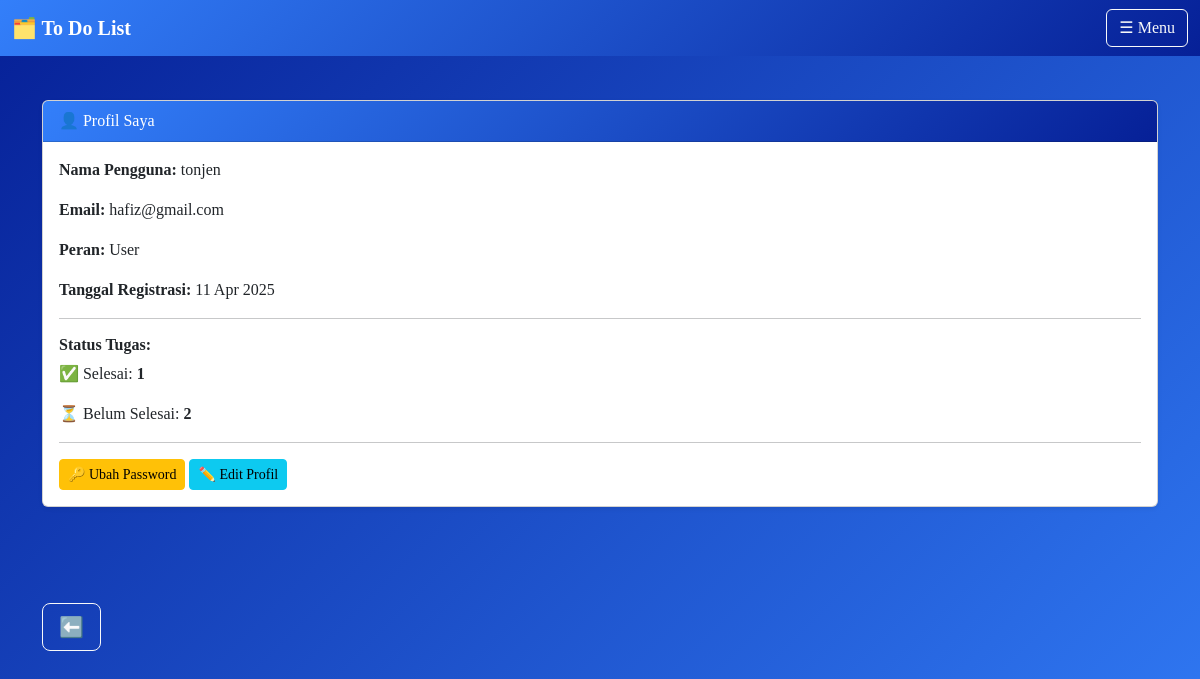
/user/profil.php (signed in), run on the app's committed database.
### tables this page shows
CREATE TABLE `users` (
  `id` int(11) NOT NULL,
  `username` varchar(50) NOT NULL,
  `email` varchar(255) DEFAULT NULL,
  `password` varchar(255) NOT NULL,
  `role` enum('admin','user') NOT NULL,
  `created_at` datetime DEFAULT current_timestamp()
);

### user/profil.php (the view, shortened to what this page needs)
<?php
include '../config/db.php';
$user_id = $_SESSION['user_id'];
$query = "SELECT username, email, role, created_at FROM users WHERE id = $user_id";
$result = mysqli_query($conn, $query);
$user = mysqli_fetch_assoc($result);
$tugas_query = "SELECT
    SUM(CASE WHEN status = 'selesai' THEN 1 ELSE 0 END) AS selesai,
    SUM(CASE WHEN status = 'belum' THEN 1 ELSE 0 END) AS belum
    FROM tasks WHERE user_id = $user_id";
$tugas_result = mysqli_query($conn, $tugas_query);
$tugas = mysqli_fetch_assoc($tugas_result);
?>
<!DOCTYPE html>
<html>
<head>
    <link href="https://cdn.jsdelivr.net/npm/bootstrap@5.3.0/dist/css/bootstrap.min.css" rel="stylesheet">
</head>
<body class="gradient-bg">
<?php include '../navbar_user.php'; ?>
<div class="container" style="margin-top: 100px;">
    <div class="card shadow-sm">
        <div class="card-header bg-primary text-white" style="background: linear-gradient(135deg, #337FFA, #062097); color: white;">
            👤 Profil Saya
        </div>
        <div class="card-body">
            <p><strong>Nama Pengguna:</strong> <?= htmlspecialchars($user['username']) ?></p>
            <p><strong>Email:</strong> <?= htmlspecialchars($user['email']) ?></p>
            <p><strong>Peran:</strong> <?= ucfirst($user['role']) ?></p>
            <p><strong>Tanggal Registrasi:</strong> <?= date('d M Y', strtotime($user['created_at'])) ?></p>
            <hr>
            <h6><strong>Status Tugas:</strong></h6>
            <p>✅ Selesai: <strong><?= $tugas['selesai'] ?? 0 ?></strong></p>
            <p>⏳ Belum Selesai: <strong><?= $tugas['belum'] ?? 0 ?></strong></p>
            <hr>
            <a href="ubah_password.php" class="btn btn-warning btn-sm">🔑 Ubah Password</a>
            <a href="edit_profil.php" class="btn btn-info btn-sm">✏️ Edit Profil</a>
        </div>
    </div>
</div>
<div class="container mt-5 pt-5">
    <a href="dashboard_user.php" class="btn btn-outline-light btn-lg mb-3 btn-press" style="bg-black">
        <i class="bi bi-arrow-left-circle"></i> ⬅️
    </a>
</div>
</body>
</html>

### user/profil.php (style rules this page uses)
body { height: 100%; margin: 0; font-family: 'Times New Roman', Times, serif; }
.gradient-bg { background: linear-gradient(135deg, rgb(6, 32, 151), rgb(51, 127, 250)); min-height: 100vh; color: white; }

### navbar_user.php (style rules this page uses)
body { font-family: 'Times New Roman', Times, serif; }

### data on the page
users: username "tonjen", email "hafiz@gmail.com", role "User", created_at "11 Apr 2025"

### other printed values
$tugas['selesai'] "1"
$tugas['belum'] "2"
